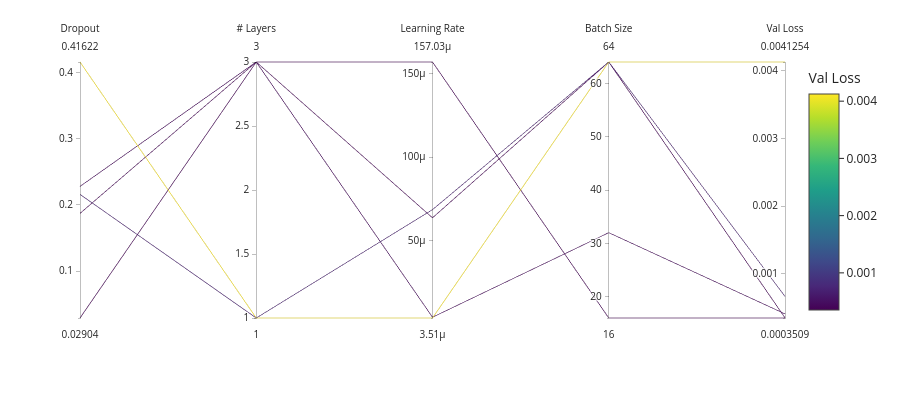

Here is the notebook cell this chart was saved with:
### Code cell
# Create custom visualization of all trials
trials_df = study.trials_dataframe()

fig = px.parallel_coordinates(
    trials_df,
    dimensions=['params_dropout', 'params_num_hidden_layers', 
                'params_learning_rate', 'params_batch_size', 'value'],
    color='value',
    color_continuous_scale='Viridis',
    labels={
        'params_task_hidden_size': 'Hidden Size',
        'params_dropout': 'Dropout',
        'params_num_hidden_layers': '# Layers',
        'params_learning_rate': 'Learning Rate',
        'params_batch_size': 'Batch Size',
        'value': 'Val Loss'
    }
)
fig.update_layout(
    template='simple_white',
    height=400
)
fig.show()

### Figure 1 — Plotly figure (JSON) as saved in the notebook; plotly's stock layout.template omitted (floating-point values rounded to 4 significant figures)
{"data": [{"dimensions": [{"label": "Dropout", "values": [0.1873, 0.02904, 0.4162, 0.216, 0.228]}, {"label": "# Layers", "values": [3, 3, 1, 1, 3]}, {"label": "Learning Rate", "values": [0.000157, 6.358e-05, 3.511e-06, 6.848e-05, 3.972e-06]}, {"label": "Batch Size", "values": [16, 64, 64, 64, 32]}, {"label": "Val Loss", "values": [0.0003509, 0.0003535, 0.004125, 0.0006692, 0.0004121]}], "domain": {"x": [0, 1], "y": [0, 1]}, "line": {"color": [0.0003509, 0.0003535, 0.004125, 0.0006692, 0.0004121], "coloraxis": "coloraxis"}, "name": "", "type": "parcoords"}], "layout": {"coloraxis": {"colorbar": {"title": {"text": "Val Loss"}}, "colorscale": [[0, "#440154"], [0.1111, "#482878"], [0.2222, "#3e4989"], [0.3333, "#31688e"], [0.4444, "#26828e"], [0.5556, "#1f9e89"], [0.6667, "#35b779"], [0.7778, "#6ece58"], [0.8889, "#b5de2b"], [1, "#fde725"]]}, "height": 400, "legend": {"tracegroupgap": 0}, "margin": {"t": 60}}}
